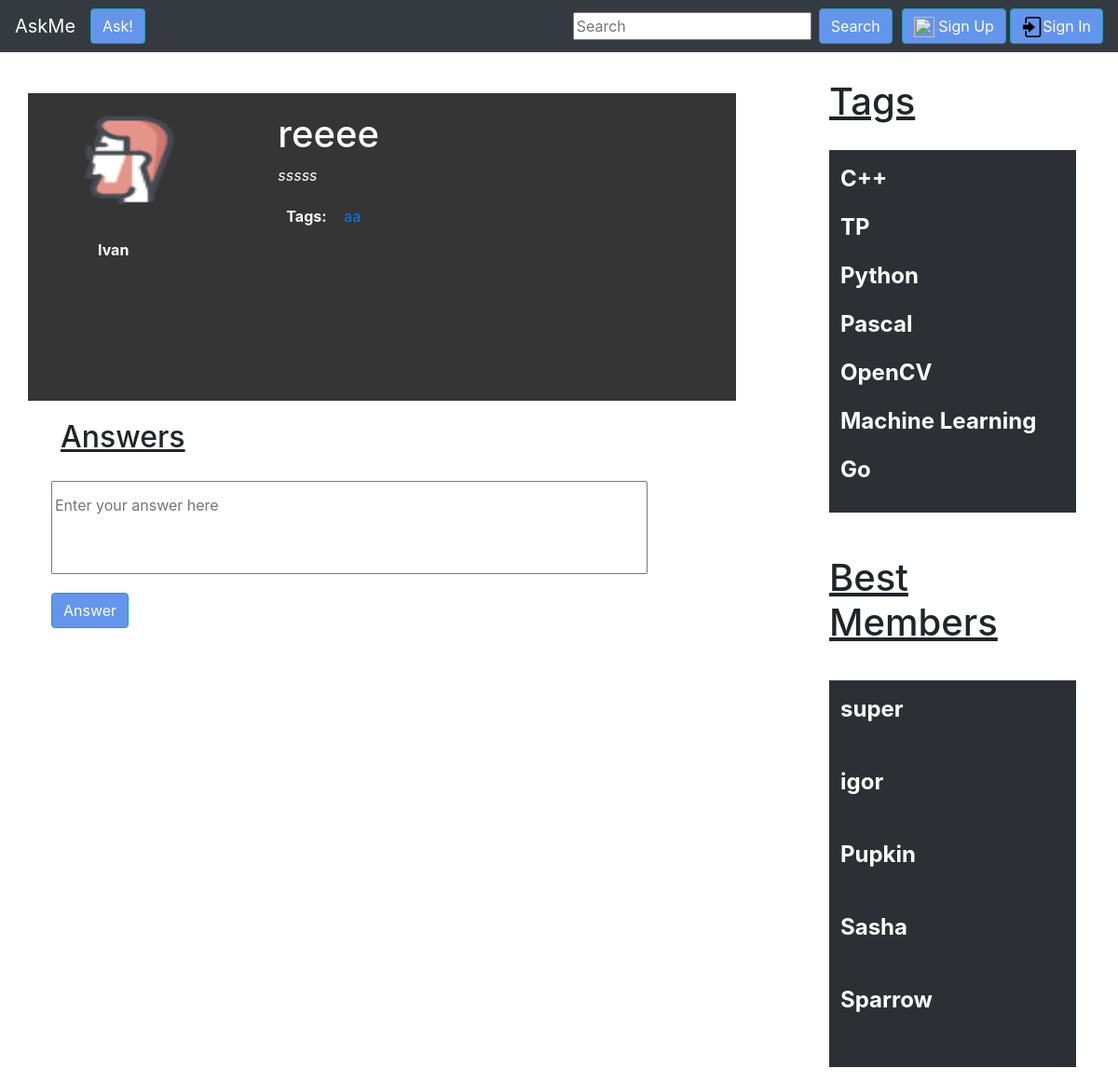
Page /question/27 on the committed database.
### questions/models.py (models this page shows, shortened)
class Question(models.Model):
    author = models.ForeignKey(Profile, blank=True, on_delete=models.DO_NOTHING)
    title = models.CharField(max_length=64)
    text = models.TextField()
    rating = models.IntegerField(null=True)
    created = models.DateTimeField(auto_now_add=True)
    objects = ModelManager()
    answers_count = models.IntegerField()

class Profile(models.Model):
    user = models.OneToOneField(User, on_delete=models.DO_NOTHING)
    rating = models.IntegerField()
    avatar = models.ImageField(upload_to='', blank=True)
    def __str__(self):
        return self.user.username

class Tag(models.Model):
    title = models.CharField(max_length=64)
    question = models.ManyToManyField(Question, related_name="tags", related_query_name="tag")
    objects = ModelManager()
    def __str__(self):
        return self.title

### questions/views.py (the view)
# urls.py: url(r'^question/(?P<question_id>[0-9]+)$', questions.views.question, name='answer'),
def question(request, question_id):
        question = get_object_or_404(Question, id=question_id)
        context = {
            'question': question,
            'tags': Tag.objects.all()[:7],
            'users': User.objects.all()[:5],
        }
        return render(request, 'answer-listing.html', context)

### templates/answer-listing.html (shortened to what this page needs)
{% extends 'base.html' %}
{% load static %}
{% block left-content %}
    <div class="row askme-main-content-question-block">
      <div class="col-lg-4">
        <img {% if question.author.avatar %} src="{{ question.author.avatar.url }}"
        {% else %} src="{% static 'img/user.png' %}"
        {% endif %} width="150" height="100" class="askme-main-content-avatar">
        <p style="margin-right: 40px" align="center" class="askme-main-content-username">
            <p class="font-weight-bold askme-main-content-question-block-username">
                {{ question.author }}</p>
        <div class="row input-group">
            <div class="col-lg-6"  style="margin-left: 65px">
            </div>
        </div>
      </div>
      <div class="col-lg-8">
        <h1 class="askme-main-content-arcticle-title">{{ question.title }}</h1>
        <p class="font-italic askme-main-content-question-block-article">{{ question.text }}</p>
        <ul class="hr">
          <li class="font-weight-bold">Tags: </li>
            {% for t in question.tags.all %}
            <li><a href="{% url 'tag' t %}">{{ t }}</a></li>
            {% endfor %}
        </ul>
    </div>
</div>
<h2 style="padding-left: 20px"><u>Answers</u></h2>
<form method='post' action="{% url 'make_answer' question.id %}">
    <input name="text" class="askme-answer-input form-group" placeholder="Enter your answer here">
    <button type="submit" class="btn btn-info askme-btn askme-answer-btn">Answer</button>
</form>
{% endblock %}

### templates/base.html (shortened to what this page needs)
{% load static %}
<!doctype html>
<html lang="en">
  <head>
    <link href="{% static "css/bootstrap.min.css" %}" rel="stylesheet">
    <link href="{% static "css/askme.css"%}" rel="stylesheet">
  </head>
  <body>
    <nav class="navbar navbar-expand-md navbar-dark fixed-top bg-dark">
      <a class="navbar-brand" href={% url "index" %}>AskMe</a>
      <div class="collapse navbar-collapse" id="navbarCollapse">
        <ul class="navbar-nav mr-auto">
          <li class="nav-item active">
              <a class="btn btn-info askme-btn" href={% url 'ask' %}>Ask!</a>
          </li>
        </ul>
        <form method='post' action="{% url 'search' %}" class="form-inline askme-navbar-search">
          <input class="form-group mr-sm-2" name="tag" type="text" placeholder="Search" aria-label="Search">
          <button style="margin-right: 5px;" class="btn btn-info  askme-btn my-2 my-sm-0" type="submit">Search</button>
        </form>
          {% if user.is_authenticated %}
            {% include 'auth-header.html' %}
          {% else %}
            {% include 'not-auth-header.html' %}
          {% endif %}
        </div>
    </nav>
    <main role="main" class="container">
      <div class="row">
        <div class="col-lg-8">
            {% block left-content %}
            {% endblock %}
        </div>
          <div class="col-lg-4 askme-menu-bar">
        <h1 class="askme-menu-bar-top-offset"><u>Tags</u></h1>
        <table class="table table-striped table-dark">
        <th scope="col">
        {%for t in tags %}
            <p><a href={% url 'tag' t %}><span class="askme-menu-bar-tag">{{ t }}</span></a></p>
        {% endfor %}
        </th>
        </table>
        <h1 class="askme-menu-bar-space2"><u>Best Members</u></h1>
        <table class="table table-striped table-dark">
        <th scope="col">
        {% for u in users %}
            <p><span class="askme-menu-bar-memb1-tag">{{ u }}</span></p>
            <p class="askme-menu-bar-space1"></p>
        {% endfor %}
        </th>
        </table>
</div>
      </div>
    </main>
  </body>
</html>

### templates/not-auth-header.html
{% load static %}
<span>
  <a class="btn btn-info askme-btn" style="margin-left: 5px" href={% url 'registration' %}>
      <img src="{% static "img/user.png"%}" width="22px" height="22px"> Sign Up</a>
  <a class="btn btn-info askme-btn" href={% url 'login' %}>
      <img src="{% static "img/login.png" %}" width="22px" height="22px">Sign In</a>
</span>

### static/css/askme.css (style rules this page uses)
body { padding-top: 5rem; }
.askme-btn { background: cornflowerblue; }
.askme-navbar-search { padding-right: 0px; }
.askme-menu-bar { padding-top: 5px; padding-left: 100px; }
.askme-menu-bar-tag { text-align: left; color: white; font-size: 150%; }
.askme-menu-bar-memb1-tag { font-size: 150%; text-align: left; color: white; }
.askme-menu-bar-space1 { padding-bottom: 10px; }
.askme-menu-bar-space2 { padding-top: 30px; padding-bottom: 30px; }
.askme-menu-bar-top-offset { padding-bottom: 20px; }
.askme-main-content-question-block { padding-top: 20px; background: #353535; margin-bottom: 20px; height: 330px; }
.askme-main-content-avatar { margin-left: 15px; border-radius: 50%; }
.askme-main-content-username { padding-top: 20px; color: white; }
.askme-main-content-question-block-username { padding-left: 60px; color: white; }
.askme-main-content-question-block-article { color: white; }
.askme-main-content-arcticle-title { color: white; }
.askme-answer-input { padding-bottom: 50px; margin-top: 20px; margin-left:10px; margin-bottom: 20px; height: 100px; width: 640px; }
.askme-answer-btn { margin-left: 10px; margin-bottom: 20px; }
ul.hr { padding: 4px; }
ul.hr li { display: inline; margin-right: 5px; padding: 5px; color: white; }

### rows in the picture
Question: author.avatar (picture), author "Ivan", title "reeee", text "sssss"
Tag: title "aa"
Tag: title "C++"
Tag: title "TP"
Tag: title "Python"
Tag: title "Pascal"
Tag: title "OpenCV"
Tag: title "Machine Learning"
Tag: title "Go"

### other values in the picture
{{ u }} "super"
{{ u }} "igor"
{{ u }} "Pupkin"
{{ u }} "Sasha"
{{ u }} "Sparrow"
